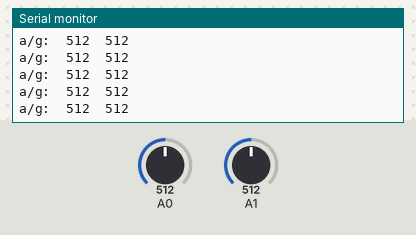
Simulated run of this sketch. Board: Arduino Uno, built with avr-gcc and run on an emulated ATmega328P. On the bench: the last lines printed to the serial monitor. The inputs (shaded band) are chosen by the test bench; at power-on: A0 = 512, A1 = 512.

Above: at 1.2 s.
1.3 s: A0 set to 716
At 2.0 s:
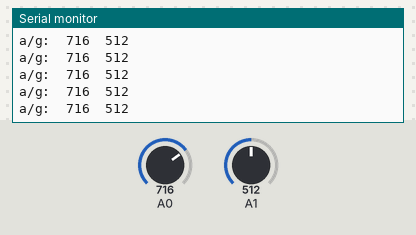
4.3 s: A1 set to 716
At 5.0 s:
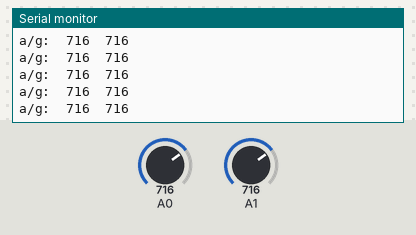
5.8 s: A0 set to 900
At 6.3 s:
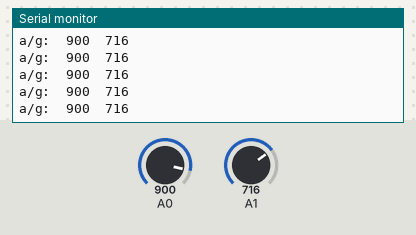
7.3 s: A1 set to 900
At 7.9 s:
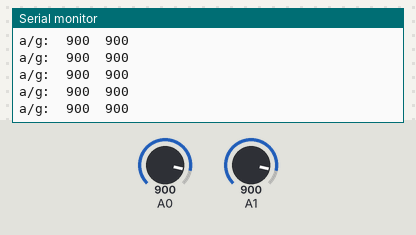
Timing chart, 0 to 9.8 s (numbered marks = the images above; inputs shaded):
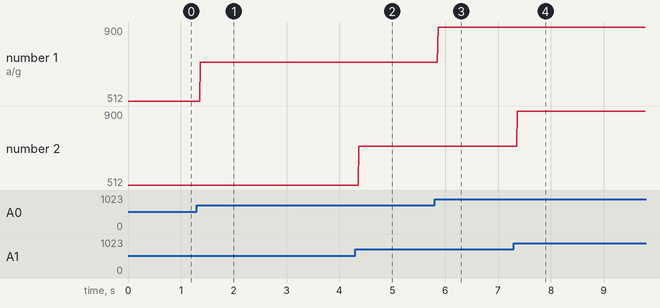

The sketch:

test2.ino
```cpp
int16_t az, gy;
void setup()
{
  Serial.begin(9600);//设置波特率
}

void loop()
{
  az = analogRead(0);
  gy = analogRead(1);
  Serial.print("a/g:\t");
  Serial.print(az); Serial.print("\t");
  Serial.println(gy);
}
```

Measured:
- after the input at 1.3 s, the serial monitor: prints a new line after 0.07 s (image 1)
- after the input at 4.3 s, the serial monitor: prints a new line after 0.07 s (image 2)
- after the input at 5.8 s, the serial monitor: prints a new line after 0.07 s (image 3)
- after the input at 7.3 s, the serial monitor: prints a new line after 0.07 s (image 4)
- plotted number 1: 512 → 716 after the input at 1.3 s, 716 → 900 after the input at 5.8 s
